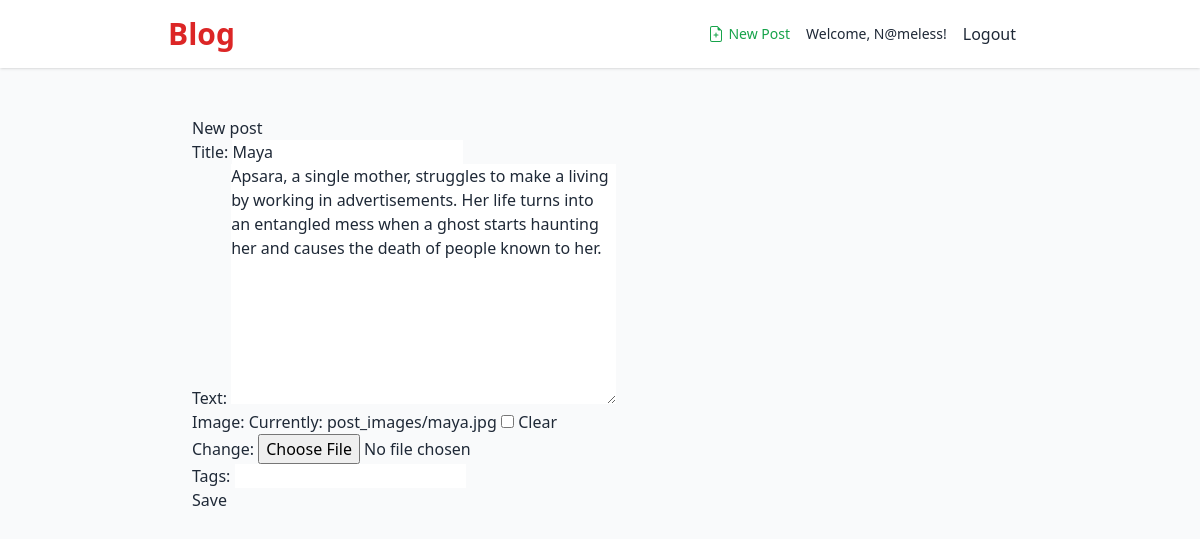
/post/17/edit/ (signed in), run on the app's committed database.
### blog/models.py (models this page shows, shortened)
class Post(models.Model):
    author = models.ForeignKey(settings.AUTH_USER_MODEL, on_delete=models.CASCADE)
    title = models.CharField(max_length=200)
    text = models.TextField()
    image = models.ImageField(upload_to='post_images/', blank=True, null=True)
    created_date = models.DateTimeField(default=timezone.now)
    published_date = models.DateTimeField(blank=True, null=True)
    likes = models.ManyToManyField(User, related_name='liked_posts', blank=True)
    tags = models.CharField(max_length=255, blank=True)

### blog/views.py (the view)
# urls.py: path('post/<int:pk>/edit/', views.post_edit, name="post_edit"),
@login_required
def post_edit(request, pk):
    post = get_object_or_404(Post, pk=pk)
    if post.author != request.user:
        return HttpResponseForbidden("You are not allowed to edit this post.")
    if request.method == "POST":
        form = PostForm(request.POST, request.FILES, instance=post)
        if form.is_valid():
            post = form.save(commit=False)
            post.author = request.user  # usually redundant on edit, but OK
            post.published_date = timezone.now()
            post.save()
            return redirect('post_detail', pk=post.pk)
    else:
        form = PostForm(instance=post)
    return render(request, 'blog/post_edit.html', {'form': form})

### blog/forms.py
class PostForm(forms.ModelForm):
    class Meta:
        model = Post
        fields =('title', 'text', 'image', 'tags')

### blog/templates/blog/post_edit.html (shortened to what this page needs)
{% extends 'blog/base.html' %} {% block content %}
<h2>New post</h2>
<form method="POST" enctype="multipart/form-data" class="post-form">
  {% csrf_token %} {{ form.as_p }}
  <button type="submit" class="save btn btn-secondary">Save</button>
</form>
{% endblock %}

### blog/templates/blog/base.html (shortened to what this page needs)
{% load static %}
<!DOCTYPE html>
<html lang="en">
  <head>
    <script src="https://cdn.tailwindcss.com"></script>
  </head>
  <body class="bg-gray-50 text-gray-800 font-sans">
    <header class="bg-white shadow">
      <div
        class="max-w-4xl mx-auto px-4 py-4 flex justify-between items-center"
      >
        <h1 class="text-3xl font-bold text-red-600">
          <a href="/">Blog</a>
        </h1>
        <div class="flex items-center space-x-4">
          {% if user.is_authenticated %}
          <a
            href="{% url 'post_new'%}"
            class="text-sm text-green-600 hover:underline flex items-center gap-1"
          >
            {% include "./icons/file-earmark-plus.svg" %} New Post
          </a>
          <p class="text-sm">
            Welcome, <span class="font-medium">{{ user.username }}</span>!
            <form method="POST" action="{% url "logout" %}" style="display: inline;" >
              <button class="btn btn-link" style="border: none; background: none;">
                Logout
              </button>
            </form>
          </p>
          {% else %}
          <a href="{% url "login" %}" class="text-sm text-blue-600 hover:underline">Login </a>
          {% endif %}
        </div>
      </div>
    </header>
    <main class="max-w-4xl mx-auto px-4 py-6">
      <div class=" rounded-xl p-6">
        {% block content %}{% endblock %}
      </div>
    </main>
  </body>
</html>

### data on the page
Post: title "Maya", text "Apsara, a single mother, struggles to make a living by working in advertisements. Her life turns into an entangled mess when a ghost starts haunting her and causes the death of people known to her."

### other printed values
{{ user.username }} "N@meless"
